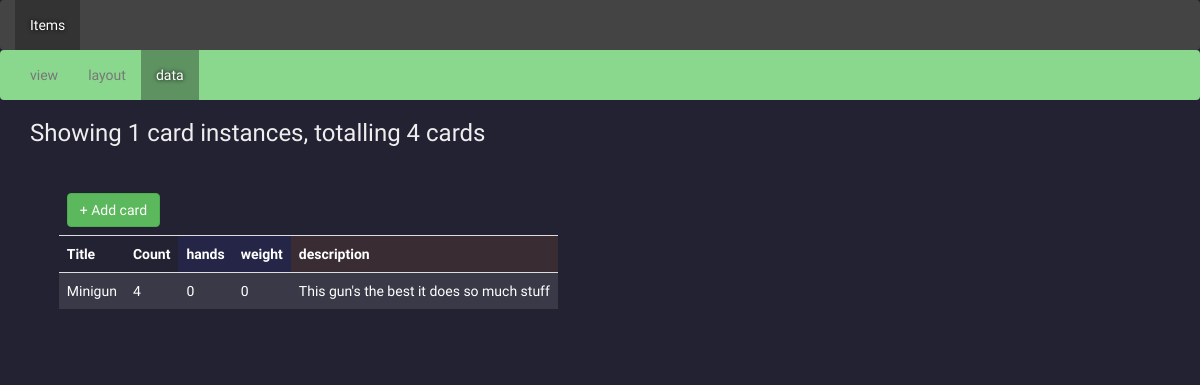
The page /type/1/data on the database as committed earlier.
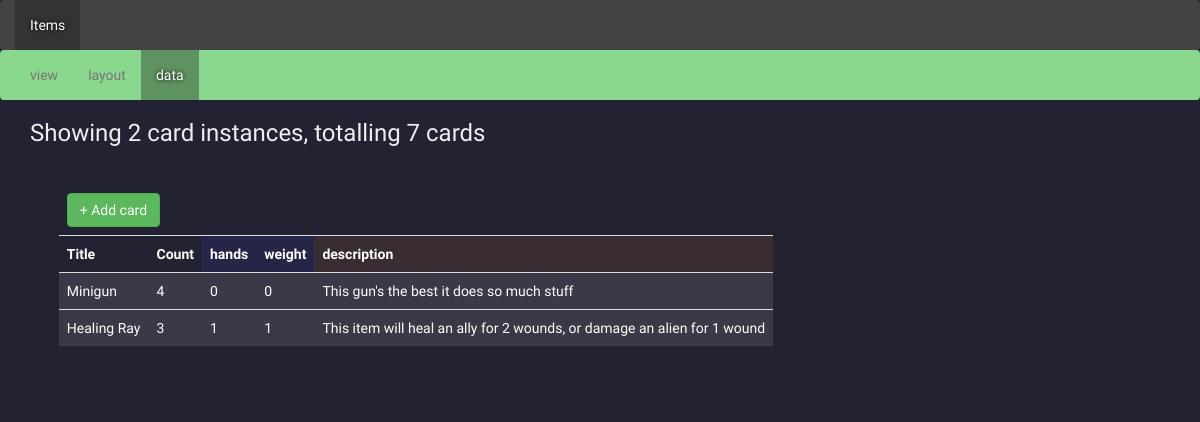
The same page on the database as committed later.
### cards/models.py (models this page shows, shortened)
class CardType(models.Model):
    name = models.CharField(max_length=255)
    width = models.DecimalField(default=2.5, max_digits=3, decimal_places=2)
    height = models.DecimalField(default=4.0, max_digits=3, decimal_places=2)
    project = models.ForeignKey(Project, on_delete=models.CASCADE)
    REASONABLE_MARGIN = 0.12
    @property
    def editable_fields(self):
        fields = []
        for field in self.field_set.all():
            if len(field.template) == 0:
                fields.append(field)
        return fields

class CardTypeData(models.Model):
    name = models.CharField(max_length=255)
    description = models.CharField(max_length=255, default='', blank=True)
    card_type = models.ForeignKey(CardType, on_delete=models.CASCADE)

class Field(models.Model):
    name = models.CharField(max_length=255)
    template = models.CharField(max_length=255, blank=True, default='')
    width = models.DecimalField("Width, percentage", default=1.0, max_digits=5, decimal_places=4)
    height = models.DecimalField("Distance from top, percentage", default=0.0, max_digits=5, decimal_places=4)
    is_bold = models.BooleanField(default=False)
    is_italic = models.BooleanField(default=False)
    font = models.ForeignKey(Font, related_name='+', blank=True, null=True, on_delete=models.SET_NULL)
    font_size = models.DecimalField("Font-size, percentage", default=100, max_digits=3, decimal_places=0)
    alignment = models.CharField(default='left', choices=(
        ('left', 'Left'),
        ('center', 'Centre'),
        ('right', 'Right'),
    ), max_length=16)
    card_type = models.ForeignKey(CardType, on_delete=models.CASCADE)

class Card(models.Model):
    title = models.CharField(null=True, max_length=255)
    count = models.IntegerField(default=4)
    card_type = models.ForeignKey(CardType, on_delete=models.CASCADE)
    data = models.CharField(max_length=255, default='{}')
    def data_value(self, name):
        values = json.loads(self.data)
        try:
            return str(values[name])
        except KeyError:
            values[name] = 0
            self.data = json.dumps(values)
            self.save()
        return values[name]
    def dataset(self):
        return [(data.name, self.data_value(data.name)) for data in self.card_type.cardtypedata_set.all()]
    @property
    def editable_fields(self):
        fields = []
        for field in self.card_type.editable_fields:
            try:
                data = self.fielddata_set.get(field=field)
                field.value = data.value
            except:
                field.value = None
            fields.append(field)
        return fields

class FieldData(models.Model):
    value = models.CharField(max_length=255)
    field = models.ForeignKey(Field, related_name='+', on_delete=models.CASCADE)
    card = models.ForeignKey(Card, on_delete=models.CASCADE)

### cards/views.py (the view)
# urls.py: url(r'^type/(?P<type_id>[0-9]+)/data$', cardviews.data),
def data(request, type_id):
    card_type = get_object_or_404(CardType, pk=type_id)
    card_types = CardType.objects.all()
    cards = card_type.card_set.all()
    total_card_count = sum([card.count for card in cards])
    return render(request, 'card-data.html', {
        'view_name': 'data',
        'card_types': card_types,
        'cardtype': card_type,
        'total_card_count': total_card_count,
        'cards': card_type.card_set.all(),
    })

### cards/templates/card-data.html (shortened to what this page needs)
{% extends 'core/default.html' %}
{% block content %}
<div class="col-md-12">
    <h3>Showing {{ cards|length }} card instances, totalling {{ total_card_count }} cards</h3>
    <div class="card-list cardtype-{{ cardtype.name }}">
        <table class="table">
            <thead>
                <tr>
                    <td colspan="2">
                        <button class="btn btn-success" id="add-card" data-card-type="{{ cardtype.pk }}">+ Add card</button>
                    </td>
                    <td colspan="{{ cardtype.cardtypedata_set.all|length }}"></td>
                    <td colspan="{{ cardtype.field_set.all|length }}"></td>
                <tr>
                    <td>Title</td>
                    <td>Count</td>
                    {% for datatype in cardtype.cardtypedata_set.all %}
                        <td class="data-header">{{ datatype.name }}</td>
                    {% endfor %}
                    {% for field in cardtype.editable_fields %}
                        <td class="field-header">{{ field.name }}</td>
                    {% endfor %}
                </tr>
            </thead>
            <tbody>
            {% for card in cards %}
            <tr id="card-{{ card.pk }}" data-id="{{ card.pk }}" data-name="{{ card.title }}" class="card-row">
                <td class="title">{{ card.title }}</td>
                <td class="count">{{ card.count }}</td>
                {% for name, value in card.dataset %}
                <td class="data-{{ name }}">{{ value }}</td>
                {% endfor %}
                {% for field in card.editable_fields %}
                    {% if field.value %}
                        <td>{{ field.value }}</td>
                    {% else %}
                        <td style="color:#BBB;">empty</td>
                    {% endif %}
                {% endfor %}
            </tr>
            {% endfor %}
            </tbody>
        </table>
    </div>
</div>
{% endblock %}

### cards/templates/core/default.html (shortened to what this page needs)
<!DOCTYPE html>
<html lang="en">
<head>
    <link rel="stylesheet" href="https://maxcdn.bootstrapcdn.com/bootstrap/3.3.7/css/bootstrap.min.css">
    <link rel="stylesheet" href="https://ajax.googleapis.com/ajax/libs/jqueryui/1.12.1/themes/smoothness/jquery-ui.css">
    <link href="https://maxcdn.bootstrapcdn.com/font-awesome/4.7.0/css/font-awesome.min.css" rel="stylesheet"/>
    <link rel="stylesheet" href="/static/cards/cards.css"/>
</head>
<body>
    <nav class="navbar navbar-default cardtypes-nav">
      <div class="container-fluid">
        <div class="navbar-header">
          <ul class="nav navbar-nav">
            {% for type in card_types %}
                <li class="{% if type.name == cardtype.name %}active{% endif %}"><a href="/type/{{ type.id }}">{{ type.name }}</a></li>
            {% endfor %}
          </ul>
        </div>
      </div>
    </nav>
    {% if cardtype %}
    <nav class="navbar navbar-default card-nav">
      <div class="container-fluid">
        <div class="navbar-header">
          <ul class="nav navbar-nav">
            <li class="{% if view_name == "view" %}active{% endif %}"><a href="/type/{{ cardtype.id }}">view</a></li>
            <li class="{% if view_name == "layout" %}active{% endif %}"><a href="/type/{{ cardtype.id }}/layout">layout</a></li>
            <li class="{% if view_name == "data" %}active{% endif %}"><a href="/type/{{ cardtype.id }}/data">data</a></li>
          </ul>
        </div>
      </div>
    </nav>
    {% endif %}
    <div id="content" class="container-fluid">
        {% block content %}{% endblock %}
</body>
</html>

Rows that differ between the two databases and show on the page:
added Card: title "Healing Ray", count "3", dataset "1" "1", Field (value "This item will heal an ally for 2 wounds, or damage an alien for 1 wound")
Other text that changed with them:
{{ cards|length }}: "1" → "2"
{{ total_card_count }}: "4" → "7"
